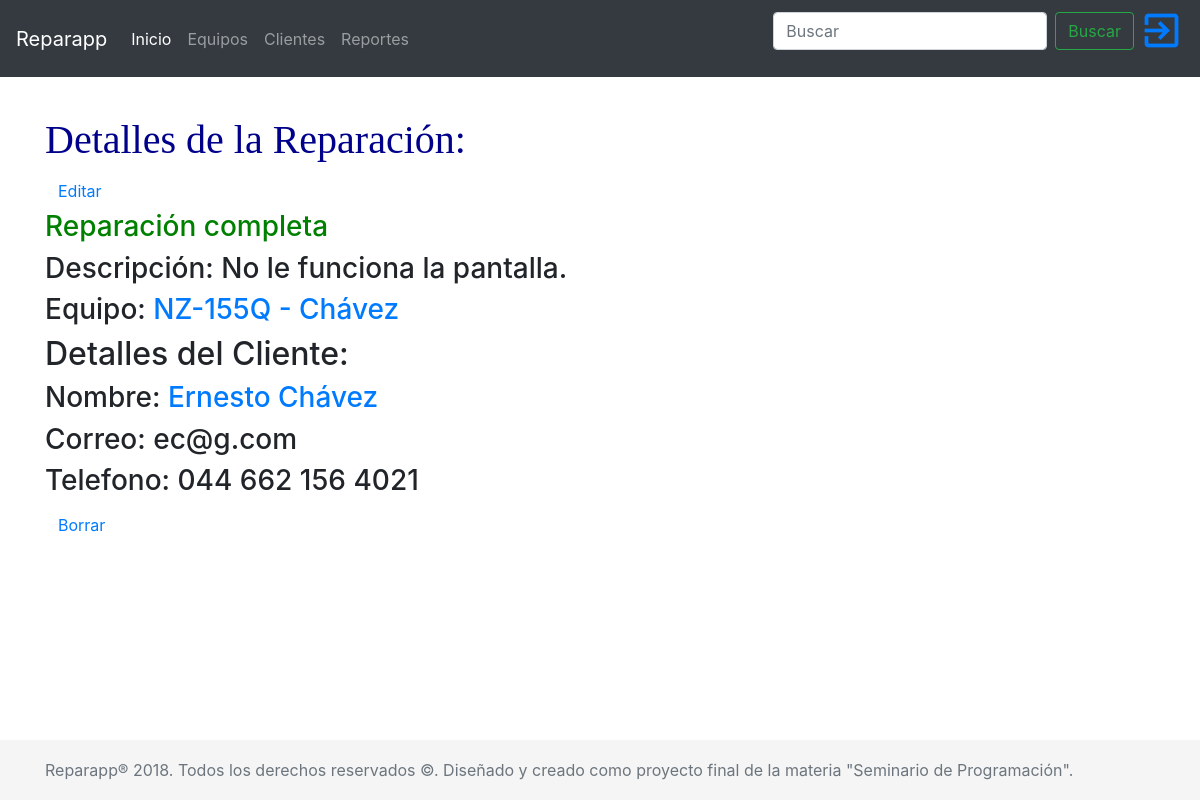
Page /reparacion/2/ on the committed database.
### reparapp/models.py (models this page shows, shortened)
class Reparacion(models.Model):
    empleado = models.ForeignKey('auth.User', on_delete=models.CASCADE)
    equipo = models.ForeignKey('Equipo', on_delete=models.CASCADE)
    descripcion = models.CharField(max_length=200)
    fecha_llegada = models.DateField(auto_now_add=True)
    fecha_salida = models.DateField(blank=True, null=True)
    completada = models.BooleanField()

class Equipo(models.Model):
    SISTEMAS_OPERATIVOS = (
        ('W10', 'Windows 10'),
        ('W8', 'Windows 8'),
        ('W7', 'Windows 7'),
        ('WV', 'Windows Vista'),
        ('WXP', 'Windows XP'),
        ('LINUX', 'LINUX'),
        ('OS', 'Mac OS'),
        ('UNIX', 'UNIX'),
        ('WV', 'Windows Vista'),
        ('O', 'Otro'),
    )
    INDEFINIDO = 'INDEFINIDO'
    cliente = models.ForeignKey('Cliente', on_delete=models.CASCADE)
    marca = models.CharField(max_length=30)
    modelo = models.CharField(max_length=30)
    sistema_operativo = models.CharField(
        max_length=10,
        choices=SISTEMAS_OPERATIVOS,
        default=INDEFINIDO,
    )
    def __str__(self):
        return (self.modelo + " - " + self.cliente.apellido)

class Cliente(models.Model):
    nombre = models.CharField(max_length=30)
    apellido = models.CharField(max_length=40)
    correo = models.EmailField()
    telefono = PhoneNumberField()
    def __str__(self):
        return (self.nombre + " " + self.apellido)

### reparapp/views.py (the view)
# urls.py: re_path(r'^reparacion/(?P<pk>\d+)/$', views.reparacion_detail, name='reparacion_detail'),
def reparacion_detail(request, pk):
    reparacion = get_object_or_404(Reparacion, pk=pk)
    return render(request, 'reparapp/reparacion_detail.html', {'reparacion': reparacion})

### reparapp/templates/reparapp/reparacion_detail.html
{% extends 'reparapp/base.html' %}
{% block content %}
<div>
    <h1>Detalles de la Reparación:</h1>
    <a class="btn btn-default pull-right" href="{% url 'reparacion_edit' pk=reparacion.pk %}">
        <span class="glyphicon glyphicon-pencil">Editar</span>
    </a>
    {% if reparacion.completada %}
        <h3 style="color:green;">Reparación completa</h3>
    {% else %}
        <h3 style="color:red;">Reparación incompleta</h3>
    {% endif %}
    <h3>Descripción: {{ reparacion.descripcion }}</h3>
    <h3>Equipo: <a href="{% url 'equipo_detail' pk=reparacion.equipo.pk %}">{{ reparacion.equipo }}</a></h3>
    <span>
        <h2>Detalles del Cliente:</h2>
    </span>
    <h3>Nombre: <a href="{% url 'cliente_detail' pk=reparacion.equipo.cliente.pk %}">{{ reparacion.equipo.cliente }}</a></h3>
    <h3>Correo: {{reparacion.equipo.cliente.correo}}</h3>
    <h3>Telefono: {{reparacion.equipo.cliente.telefono}}</h3>
    <a class="btn btn-default" href="{% url 'reparacion_remove' pk=reparacion.pk %}"><span class="glyphicon glyphicon-remove">Borrar</span></a>
</div>
{% endblock %}

### reparapp/static/css/reparapp.css (style rules this page uses)
h1 { color: darkblue; font-family: 'Slabo 27px', serif; }
html { position: relative; min-height: 100%; }
body { margin-bottom: 60px; }

### rows in the picture
Reparacion: descripcion "No le funciona la pantalla.", equipo "NZ-155Q - Chávez", equipo.cliente "Ernesto Chávez", equipo.cliente.correo "ec@g.com", equipo.cliente.telefono "044 662 156 4021"
